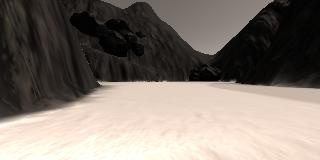
#> input picture test_dataset/sample.jpg, 320 x 160 px, found by its file name
$ python PlaywithSampleImage.py
#> lines starting #> are read from the running program, lines starting #| are printed output that depends on the picture

import cv2
import numpy as np
import matplotlib.pyplot as plt

# Path to Image file
imgPath = "../test_dataset/IMG/sample.jpg"

# Read Image
image = cv2.imread(imgPath)
#> image is the input picture: shape (160, 320, 3); mean B, G, R 110.8, 119, 128.4

# Copy Images for each channel
npImageR = np.copy(image)
npImageG = np.copy(image)
npImageB = np.copy(image)

# Process to extract each channel (R,G,B) => img.shape = (r,c,3)
npImageR[:,:,[1,2]] = 0			# Extract Red channel
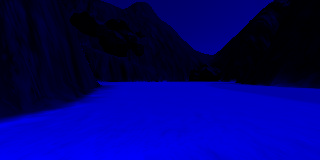
#> npImageR: shape (160, 320, 3); mean B, G, R 110.8, 0, 0
npImageG[:,:,[0,2]] = 0			# Extract Green channel
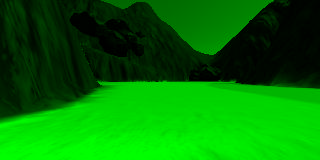
#> npImageG: shape (160, 320, 3); mean B, G, R 0, 119, 0
npImageB[:,:,[0,1]] = 0			# Extract Blue channel
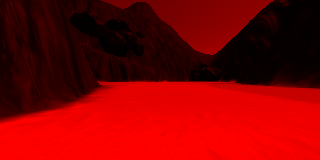
#> npImageB: shape (160, 320, 3); mean B, G, R 0, 0, 128.4

# Extract each channel (R, G, B) => img.shape = (r,c)
b, g, r = cv2.split(image)
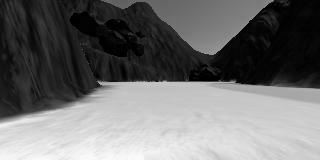
#> b: shape (160, 320); min 0, max 250, mean 110.8
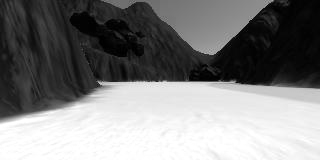
#> r: shape (160, 320); min 0, max 255, mean 128.4

# Extract each channel (R, G, B) => img.shape = (r,c)
bChannel = image[:,:,0]
gChannel = image[:,:,1]
rChannel = image[:,:,2]

# Display/Plot Image
plt.subplot(1, 3, 1)
plt.imshow(npImageR)
plt.subplot(1, 3, 2)
plt.imshow(npImageG)
plt.subplot(1, 3, 3)
plt.imshow(npImageB)
plt.show()
#> figure, not shown here; B, G, R data is drawn as R, G, B

$ run again, with test_dataset/example_grid1.jpg copied over test_dataset/sample.jpg
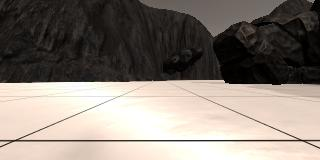
#> input picture test_dataset/example_grid1.jpg, 320 x 160 px, found by its file name
#> image is the input picture: shape (160, 320, 3); mean B, G, R 118.3, 126.3, 135.1
#> `npImageB[:,:,[0,1]] = 0`:
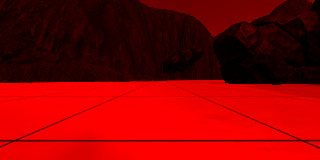
#> npImageB: shape (160, 320, 3); mean B, G, R 0, 0, 135.1
#> `b, g, r = cv2.split(image)`:
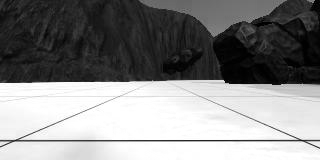
#> r: shape (160, 320); min 0, max 255, mean 135.1

$ run again, with test_dataset/perspective_transform.png saved as test_dataset/sample.jpg
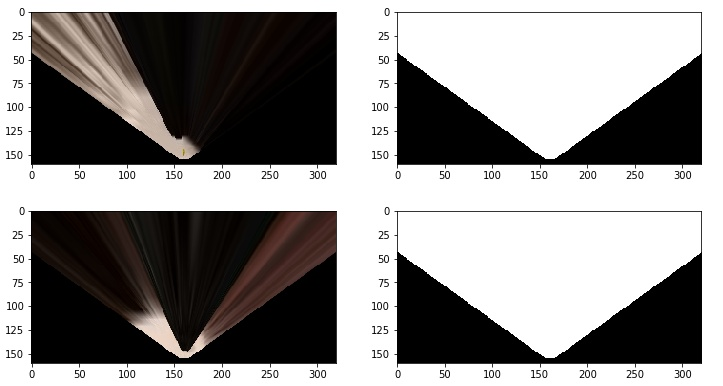
#> input picture test_dataset/perspective_transform.png, 723 x 386 px, found by its file name
#> image is the input picture: shape (386, 723, 3); mean B, G, R 142, 143.1, 145.2
#> `npImageB[:,:,[0,1]] = 0`:
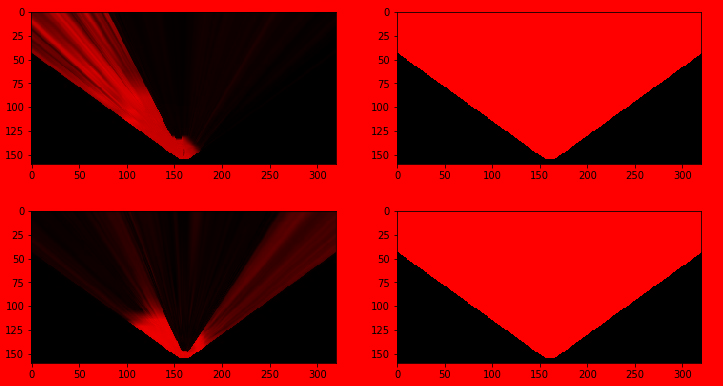
#> npImageB: shape (386, 723, 3); mean B, G, R 0, 0, 145.2
#> `b, g, r = cv2.split(image)`:
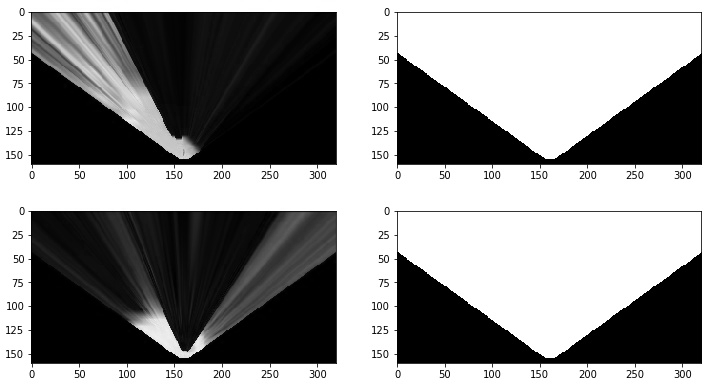
#> r: shape (386, 723); min 0, max 255, mean 145.2
